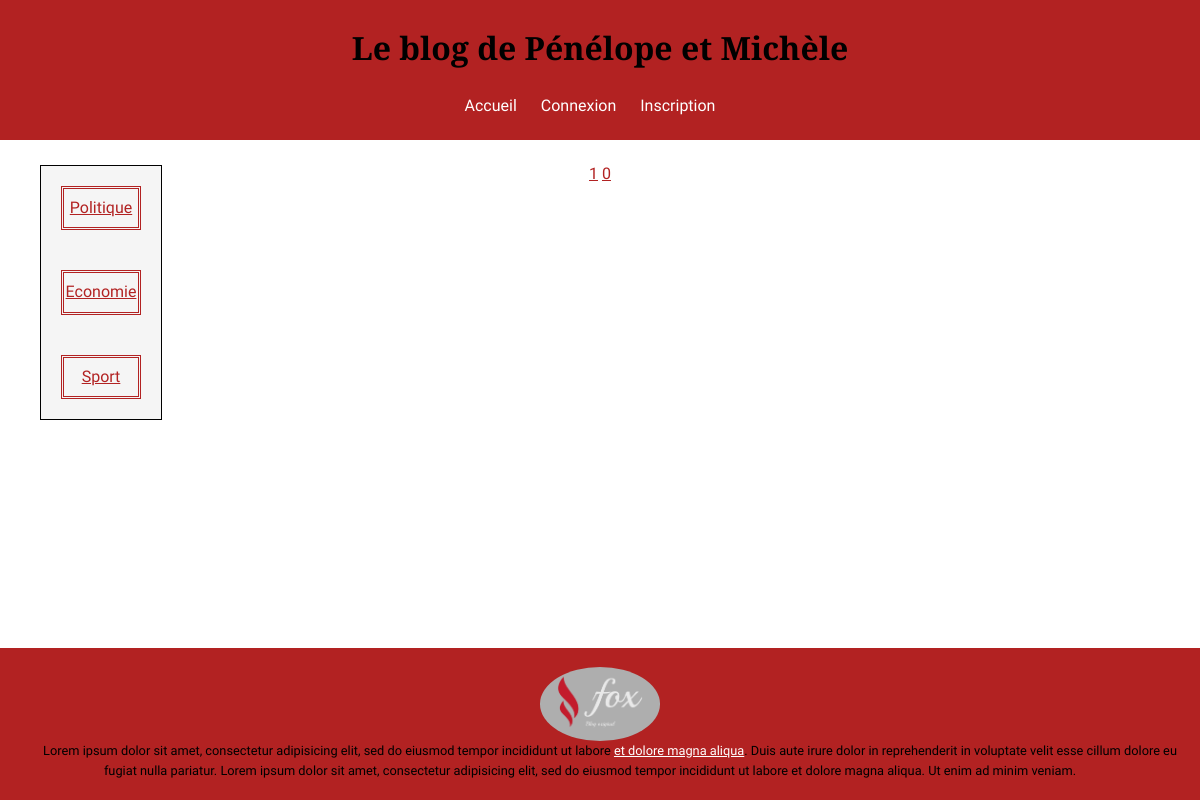
Page /index.php?page=1&direction=DESC&order=creation_date&categ=Politique on the earlier database version.
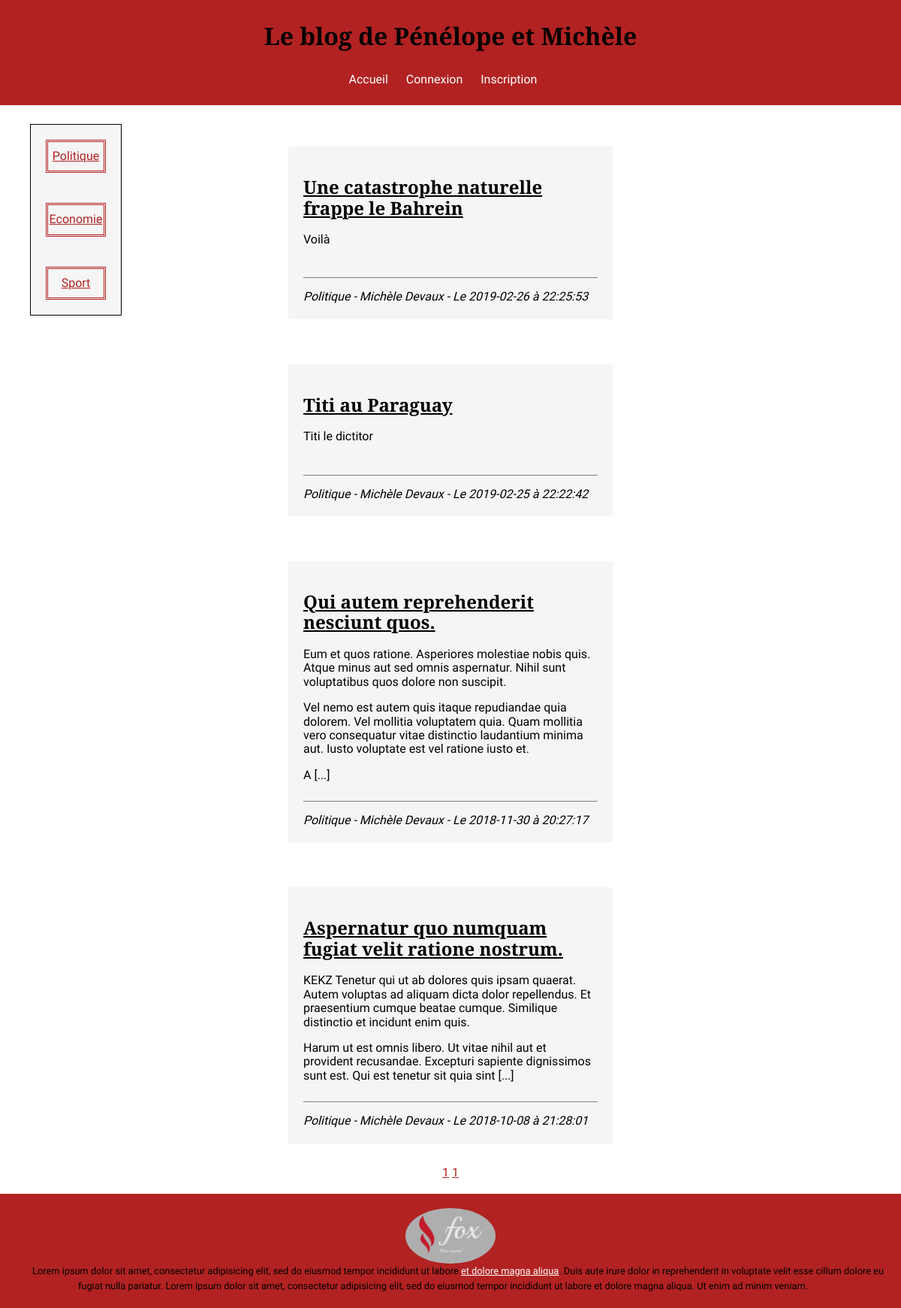
Same page on the later database version.
### tables this page shows
CREATE TABLE `articles` (
  `id` int(11) NOT NULL,
  `title` varchar(255) NOT NULL,
  `content` text NOT NULL,
  `creation_date` datetime NOT NULL,
  `author_id` int(11) NOT NULL,
  `category_id` int(11) NOT NULL
);

CREATE TABLE `categories` (
  `id` int(11) NOT NULL,
  `type` varchar(255) NOT NULL
);

CREATE TABLE `users` (
  `id` int(11) NOT NULL,
  `username` varchar(40) NOT NULL,
  `firstname` varchar(255) NOT NULL,
  `lastname` varchar(255) NOT NULL,
  `mail` varchar(100) NOT NULL,
  `signup_date` datetime DEFAULT NULL,
  `accesslevel` int(11) NOT NULL DEFAULT '1',
  `password` varchar(100) NOT NULL
);

### index.php (called while the page is built, shortened)
<?php
require "library.php";
$DB = connect("localhost", "blog");
$directions = ["DESC", "ASC"];
$orders = ["creation_date", "id"];
$categories = query($DB, "SELECT `type` FROM categories", true, [], true);
$limit = 6;
if (!empty($_GET['page']) && is_int(intval($_GET['page'], 10))) {
    $page = intval($_GET['page']);
} else {
    $page = 1;
}
$offset = ($page - 1) * $limit;
if (!empty($_GET['direction']) && in_array($_GET['direction'], $directions)) {
    $direction = $_GET['direction'];
} else {
    $direction = "DESC";
}
if (!empty($_GET['order']) && in_array($_GET['order'], $orders)) {
    $order = $_GET['order'];
} else {
    $order = "creation_date";
}
if (!empty($_GET['categ']) && in_array($_GET['categ'], $categories)) {
    $categ = $_GET['categ'];
} else {
    $categ = "";
}
$sql = "SELECT articles.`id`, articles.title, articles.content, articles.creation_date, users.firstname, users.lastname, categories.type
FROM articles
JOIN users ON articles.author_id = users.id
JOIN categories ON articles.category_id = categories.id";
if ($categ != "") {
    $sql .= " WHERE `categories`.`type` = '" . $categ . "'";
}
$count = query($DB, $sql, true, [], false, true);
$sql .= " ORDER BY $order $direction LIMIT $limit OFFSET $offset";
$data = query($DB, $sql);
foreach ($data as $index => $article) {
    $data[$index]['content'] = cutWords($data[$index]['content'], 50);
}
require_once "templates/template.phtml";
?>

### library.php (called while the page is built, shortened)
<?php
function cutWords(string $str, int $maxWords) : string
{
    if (strlen($str) < $maxWords) return $str;
    return implode(" ", array_slice(explode(" ", $str, $maxWords), 0, -1)) . " [...]";
}
function query(PDO $database, string $sql, bool $multipleRows = true, array $args = [], bool $isOneColumn = false, bool $count = false, bool $hasNoReturn = false)
{
    $query = $database->prepare($sql);
    $query->execute($args);
    if ($count) return count($query->fetchAll(PDO::FETCH_ASSOC));
    if ($multipleRows && !$isOneColumn) return $query->fetchAll(PDO::FETCH_ASSOC);
    if ($multipleRows && $isOneColumn) {
        $data = $query->fetchAll(PDO::FETCH_ASSOC);
        foreach ($data as $index => $info) {
            $data[$index] = implode($info);
        }
        return $data;
    }
}
?>

### templates/index.phtml (the view, shortened to what this page needs)
<main id="index">
    <aside>
        <?php foreach ($categories as $category) : ?>
        <a href="index.php?page=<?= $page ?>&direction=<?= $direction ?>&order=<?= $order ?>&categ=<?= $category ?>"><?= $category ?></a>
        <?php endforeach ?>
    </aside>
    <section>
        <?php foreach ($data as $index => $article) : ?>
        <article id="<?= $index ?>">
            <h2><a href="article.php?art=<?= $article["id"] ?>"><?= $article["title"] ?></a></h2>
            <p><?= $article["content"] ?></p>
            <em><?= $article["type"] ?> - <?= $article["firstname"] . " " . $article["lastname"] . " - Le " . substr($article["creation_date"], 0, -8) . " à " . substr($article["creation_date"], -8) ?></em>
        </article>
        <?php endforeach ?>
        <nav>
            <a href="index.php?page=1&direction=<?= $direction ?>&order=<?= $order ?>&categ=<?= $categ ?>">1</a>
            <a href="index.php?page=<?= ceil($count / $limit) ?>&direction=<?= $direction ?>&order=<?= $order ?>&categ=<?= $categ ?>"><?= ceil($count / $limit) ?></a>
        </nav>
    </section>
</main>

### templates/template.phtml (shortened to what this page needs)
<!DOCTYPE html>
<html lang="en">
<head>
    <link rel="stylesheet" href="https://use.fontawesome.com/releases/v5.7.2/css/all.css">
    <link rel="stylesheet" href="css/normalize.css">
    <link rel="stylesheet" href="css/style.css">
</head>
<body>
    <?php include "header.phtml" ?>
    <?php include $template . ".phtml" ?>
    <?php include "footer.phtml" ?>
</body>
</html>

### templates/header.phtml (shortened to what this page needs)
<header>
    <h1>Le blog de Pénélope et Michèle</h1>
    <nav id="firstNav">
        <a href="index.php">Accueil</a>
        <?php if (!$_SESSION['isConnected']) : ?>
            <a href="#" id="connectLink">Connexion</a>
            <a href="signup_form.php">Inscription</a>
        <?php endif ?>
    </nav>
</header>

### templates/footer.phtml (shortened to what this page needs)
<footer>
    <a href="#"><img alt="Logo 3WA" src="images/logo.png"/></a>
    <small>
		Lorem ipsum dolor sit amet, consectetur adipisicing elit, sed do eiusmod tempor incididunt ut labore <a href="#">et dolore magna aliqua</a>.
		Duis aute irure dolor in reprehenderit in voluptate velit esse
	    cillum dolore eu fugiat nulla pariatur. Lorem ipsum dolor sit amet, consectetur adipisicing elit, sed do eiusmod
		tempor incididunt ut labore et dolore magna aliqua. Ut enim ad minim veniam.</small>
</footer>

### css/style.css (style rules this page uses)
html { height: 100%; box-sizing: border-box; }
*, *::before, *::after { box-sizing: inherit; }
body { margin: 0 auto; font-family: "Source Sans Pro", sans-serif; position: relative; margin: 0; padding-bottom: 6rem; min-height: 100%; }
header { display: flex; flex-flow: column wrap; align-items: center; background-color: firebrick; height: 140px; margin-bottom: 25px; }
header a { align-self: flex-end; margin-right: 20px; color: white; }
#firstNav a { margin-right: 20px; text-decoration: none; color: white; }
h1 { margin: 0; padding: 30px; }
h1, h2, h3, h4, h5, h6 { font-family: "Libre Baskerville", serif; }
h2 a { color: black; }
main { clear: both; width: 80vw; margin: 0 auto; }
section { margin-bottom: 100px; }
article { background-color: whitesmoke; padding: 20px; margin: 30px; }
footer { position: absolute; right: 0; bottom: 0; left: 0; padding: 1.2rem; text-align: center; width: 100%; background-color: firebrick; }
main#index section nav a { color: firebrick; }
main#index nav { width: 100%; text-align: center; }
main#index { position: relative; }
main#index aside { display: flex; flex-direction: column; background: whitesmoke; border: 1px solid black; position: fixed; left: 40px; }
main#index aside a { margin: 20px; color: firebrick; border: 3px double firebrick; width: 80px; display: block; text-align: center; padding: 10px 0px; }
main#index article { width: 45%; }
main#index article p:last-of-type { padding-bottom: 25px; border-bottom: 1px solid gray; }
main#index section { display: flex; flex-flow: row wrap; justify-content: space-around; margin: auto; }
footer img { border-radius: 50%; width: 120px; display: block; margin: 0 auto; }
footer a { color: white; }
footer small { line-height: 20px; padding: 20px; width: 50%; }
main { margin-bottom: 75px; }

Differences in the rows shown:
now on this page (row edited): articles: title "Une catastrophe naturelle frappe le Bahrein", content "Voilà", category.type "Politique", author.firstname "Michèle", author.lastname "Devaux", creation_date "2019-02-26", creation_date "22:25:53"
now on this page (row edited): articles: title "Titi au Paraguay", content "Titi le dictitor", category.type "Politique", author.firstname "Michèle", author.lastname "Devaux", creation_date "2019-02-25", creation_date "22:22:42"
now on this page (row edited): articles: title "Qui autem reprehenderit nesciunt quos.", content "Eum et quos ratione. Asperiores molestiae nobis quis. Atque minus aut sed omnis aspernatur. Nihil sunt voluptatibus quos dolore non suscipit. Vel nemo est autem quis itaque repudiandae quia dolorem. Vel mollitia voluptatem quia. Quam mollitia vero consequatur vitae distinctio laudantium minima aut. Iusto voluptate est vel ratione iusto et. A [...]", category.type "Politique", author.firstname "Michèle", author.lastname "Devaux", creation_date "2018-11-30", creation_date "20:27:17"
now on this page (row edited): articles: title "Aspernatur quo numquam fugiat velit ratione nostrum.", content "KEKZ Tenetur qui ut ab dolores quis ipsam quaerat. Autem voluptas ad aliquam dicta dolor repellendus. Et praesentium cumque beatae cumque. Similique distinctio et incidunt enim quis. Harum ut est omnis libero. Ut vitae nihil aut et provident recusandae. Excepturi sapiente dignissimos sunt est. Qui est tenetur sit quia sint [...]", category.type "Politique", author.firstname "Michèle", author.lastname "Devaux", creation_date "2018-10-08", creation_date "21:28:01"
Other differences:
ceil($count / $limit): "0" → "1"
